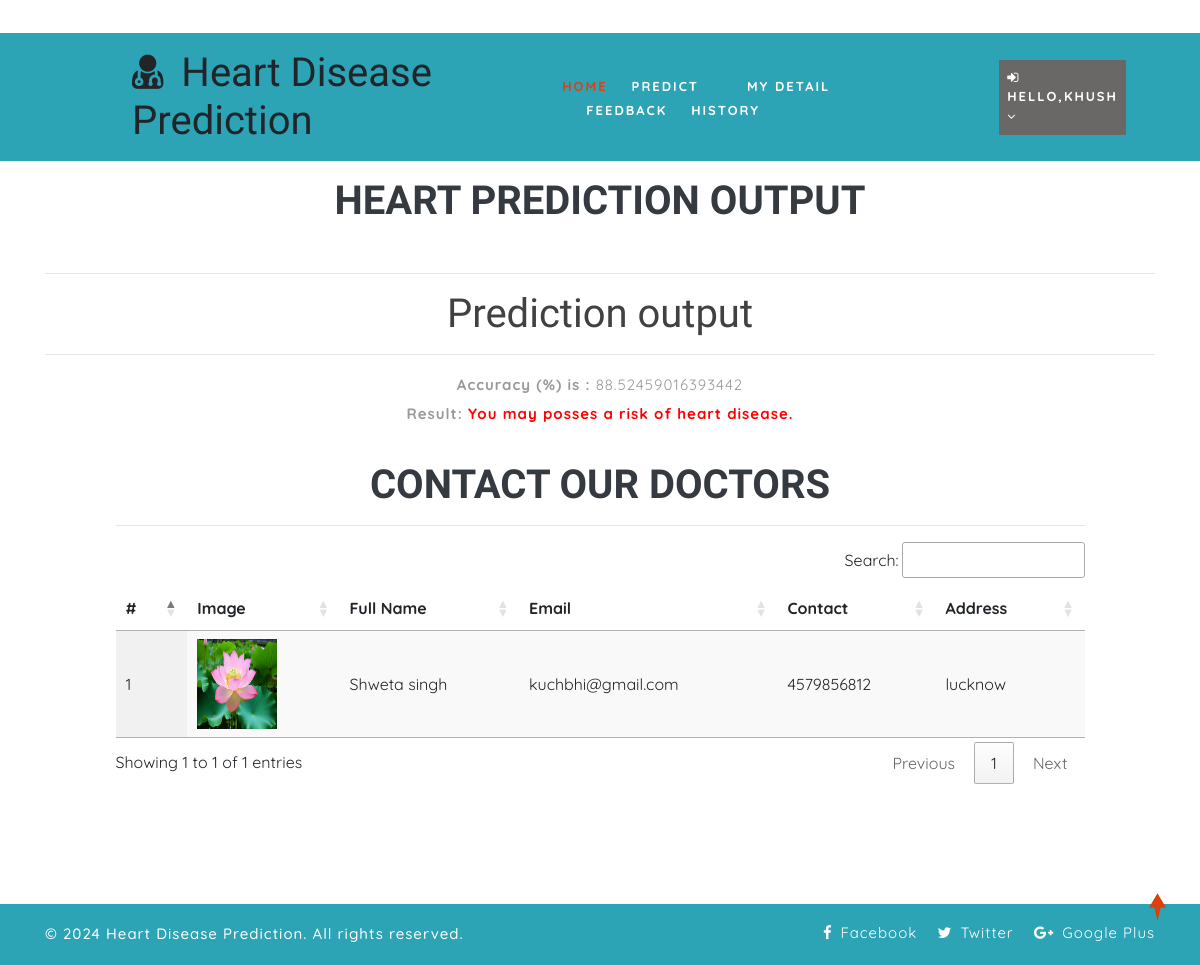
The app's page /predict_desease/88.52459016393442/88.52459016393442/ (signed in) with its own data.
### health/models.py (models this page shows, shortened)
class Doctor(models.Model):
    status = models.IntegerField(DOCTOR_STATUS, null=True)
    user = models.ForeignKey(User, on_delete=models.CASCADE, null=True)
    contact = models.CharField(max_length=100, null=True)
    address = models.CharField(max_length=100, null=True)
    category = models.CharField(max_length=100, null=True)
    doj = models.DateField(null=True)
    dob = models.DateField(null=True)
    image = models.FileField(null=True)

### health/views.py (the view)
# urls.py: path('predict_desease/<str:pred>/<str:accuracy>/', predict_desease, name="predict_desease"),
@login_required(login_url="login")
def predict_desease(request, pred, accuracy):
    doctor = Doctor.objects.filter(address__icontains=Patient.objects.get(user=request.user).address)
    d = {'pred': pred, 'accuracy':accuracy, 'doctor':doctor}
    return render(request, 'predict_disease.html', d)

### health/templates/predict_disease.html
{% extends 'index.html' %}
{% load static %}
{% block body %}
	<section class="logins py-5">
		<div class="container py-xl-5 py-lg-3">
			<div class="title-section mb-md-5 mb-4">
				<h6 class="w3ls-title-sub" style="color:red"></h6><br><br><center>
				<h3 class="w3ls-title text-uppercase text-dark font-weight-bold">Heart Prediction Output</h3></center>
			</div><hr/>
			<div class="login px-sm-12" style="width:100%">
                <h1 align='center' style='color:#414141'>Prediction output</h1><hr><center><p><b>Accuracy (%) is :</b> {{ accuracy }}  </p><p><b>Result:</b>
                {% if pred == "0" %}
                <span style='color:green'><strong>You are healthy.</strong></span>
                {% else %}
                <span style='color:red'><strong>You may posses a risk of heart disease.</strong></span>
                {% endif %}
            </p></center>
			</div>
            {% if pred != "0" %}
            <div class="container-fluid" style="width:90%;margin-top:3%">
                    <div class="container-fluid">
                        <h1 align="center" class="w3ls-title text-uppercase text-dark font-weight-bold">Contact our doctors</h1>
                         </div><hr>
                                <table id="example" class="display" style="width:100%">
                                  <thead>
                                    <tr>
                                      <th>#</th>
                                      <th>Image</th>
                                      <th>Full Name</th>
                                      <th>Email</th>
                                      <th>Contact</th>
                                      <th>Address</th>
                                  </tr>
                              </thead>
                              <tbody>
                              {% for i in doctor %}
                                <tr>
                                  <td>{{forloop.counter}}</td>
                                  <td><img src="{{i.image.url}}" style="width:80px;height:90px"></td>
                                  <td>{{i.user.first_name}} {{i.user.last_name}}</td>
                                  <td>{{i.user.email}}</td>
                                  <td>{{i.contact}}</td>
                                  <td>{{i.address}}</td>
                              </tr>
                              {% empty %}
                              <tr>
                                  <td colspan="5">No Record Found.</td>
                              </tr>
                              {% endfor %}
                          </tbody>
                      </table>
                  </div>
            {% endif %}
		</div>
	</section>
{% endblock %}

### health/templates/index.html (shortened to what this page needs)
<!DOCTYPE html>
{% load static %}
<html lang="zxx">
<head>
	<link rel="stylesheet" href="{% static 'css/bootstrap.css' %}">
	<link href="{% static 'css/css_slider.css' %}" type="text/css" rel="stylesheet" media="all">
	<link rel="stylesheet" href="{% static 'css/style.css' %}" type="text/css" media="all" />
	<link href="{% static 'css/font-awesome.min.css' %}" rel="stylesheet">
<link rel='stylesheet' type='text/css' href="https://cdn.datatables.net/1.10.21/css/jquery.dataTables.min.css">
<link rel='stylesheet' type='text/css' href="https://cdn.datatables.net/buttons/1.6.2/css/buttons.dataTables.min.css">
</head>
<body>
	<div id="home" style="margin-bottom:2%">
		<header>
			<div class="top-bar py-3">
				<div class="container">
					<div class="row">
						<div class="col-xl-7 col-lg-6 col-md-4 top-social-agile text-md-right text-center mt-md-0 mt-2">
							<div class="row">
								<div class="col-xl-3 col-lg-4 col-6 top-w3layouts p-md-0 text-right">
								</div>
								<div class="col-xl-3 col-lg-4 col-6 header-w3layouts text-md-right text-left">
								</div>
							</div>
						</div>
					</div>
				</div>
			</div>
		</header>
		<div class="main-top" style="background:rgb(44, 164, 182)">
			<div class="container-fluid">
				<div class="header d-md-flex justify-content-between align-items-center py-3">
					<div id="logo" style="margin-left:10%">
						<h1>
							<span class="fa fa-user-md mr-2"></span>
							<span class="logo-sp">Heart Disease Prediction</span>
						</h1>
					</div>
					{% if request.user.is_staff %}
					<div class="nav_w3ls" style="margin-right:5%">
						<nav>
							<label for="drop1" class="toggle">Menu</label>
							<input type="checkbox" id="drop1" />
							<ul class="menu" style="padding:15px;width:100%">
								<li class="mx-lg-4 mx-md-3 my-md-0 my-2"><a href="{% url 'admin_home' %}" >Home</a></li>
								<li>
									<label for="drop-2" class="toggle toogle-2"> <span class="fa fa-angle-down" aria-hidden="true"></span>
									</label>
									<a href="#"> Doctor <span class="fa fa-angle-down" aria-hidden="true"></span></a>
									<ul style="margin-top:2%;width:40%;margin-right:0%">
										<li style="width:100%;"><a href="/add_doctor" class="drop-text">Add Doctor</a></li>
										<li style="width:100%;"><a href="/view_doctor" class="drop-text">View Doctor</a></li>
									</ul>
								</li>
                                <li class="mx-lg-4 mx-md-3 my-md-0 my-2"><a href="/view_patient">Patient</a></li>
								<li class="mx-lg-4 mx-md-3 my-md-0 my-2">
									<a href="/view_search_pat">Searched Data</a></li>
								<li><a href="/view_feedback">Feedback</a></li>
							</ul>
						</nav>
					</div>
					<div class="nav_w3ls" style="margin-right:3%">
						<nav>
							<label for="drop2" class="toggle">Menu</label>
							<input type="checkbox" id="drop2" />
							<ul class="menu">
								<li class="mx-lg-4 mx-md-3 my-md-0 my-2" style="background:red;padding:8px">
									<label for="drop-2" class="toggle toogle-2"> <span class="fa fa-angle-down" aria-hidden="true"></span>
									</label>
									<a href="#"><i class="fa fa-user"></i> {{request.user.username}} <span class="fa fa-angle-down" aria-hidden="true"></span></a>
									<ul style="margin-top:10%;width:80%;margin-right:5%">
										<li style="width:100%;"><a href="{% url 'change_password' %}" class="drop-text">Password</a></li>
										<li style="width:100%;"><a href="{% url 'logout' %}" class="drop-text">Logout</a></li>
									</ul>
								</li>
							</ul>
						</nav>
					</div>
					{% elif request.user.patient_set.all.0 %}
					<div class="nav_w3ls" style="margin-left:1%;font-weight:bold">
						<nav>
							<ul class="menu" style="padding:15px;width:100%">
								<li><a href="{% url 'patient_home' %}" class="active">Home</a></li>
								<li class="mx-lg-4 mx-md-3 my-md-0 my-2"><a href="/add_heartdetail">Predict</a></li>
								<li class="mx-lg-4 mx-md-3 my-md-0 my-2"><a href="/profile_doctor">My Detail</a></li>
								<li class="mx-lg-4 mx-md-3 my-md-0 my-2"><a href="/sent_feedback">Feedback</a></li>
								<li><a href="/view_search_pat">History</a></li>
							</ul>
						</nav>
					</div>
					<div class="nav_w3ls" style="margin-right:3%">
						<nav>
							<ul class="menu">
								<li class="mx-lg-4 mx-md-3 my-md-0 my-2" style="background:#6a6767;padding:8px">
									<a href="#"><i class="fa fa-sign-in"></i> Hello,{{request.user.username}} <span class="fa fa-angle-down" aria-hidden="true"></span></a>
								</li>
							</ul>
						</nav>
					</div>
					{% endif %}
				</div>
			</div>
		</div>
		{% block body %}
		{% endblock %}
	</div>
	<div class="copy-w3pvt" style="background:rgb(44, 164, 182);color:white">
		<div class="container py-3">
			<div class="row">
				<div class="col-lg-7 w3ls_footer_grid1_left text-lg-left text-center">
					<p style="color:white">&copy; 2024 Heart Disease Prediction. All rights reserved. </a>
					</p>
				</div>
				<div class="col-lg-5 w3ls_footer_grid_left1_pos text-lg-right text-center mt-lg-0 mt-2">
					<ul style="color:white">
						<li>
							<a href="https://www.facebook.com/" target="_blank" style="color:white" class="facebook">
								<span class="fa fa-facebook-f mr-2"></span>Facebook</a>
						</li>
						<li class="mx-3">
							<a href="https://x.com/login" target="_blank" style="color:white" class="twitter">
								<span class="fa fa-twitter mr-2"></span>Twitter</a>
						</li>
						<li>
							<a href="https://www.google.com/" target="_blank" style="color:white" class="google">
								<span class="fa fa-google-plus mr-2"></span>Google Plus</a>
						</li>
					</ul>
				</div>
			</div>
		</div>
	</div>
	<a href="#home" style="color:white" class="move-top text-center"></a>
</body>
</html>

### health/static/css/style.css (style rules this page uses)
body { padding: 0; margin: 0; background: #FFF; font-family: 'Quicksand', sans-serif; }
body a, body button { transition: 0.5s all; -webkit-transition: 0.5s all; -moz-transition: 0.5s all; -o-transition: 0.5s all; -ms-transition: 0.5s all; text-decoration: none; }
html { scroll-behavior: smooth; }
h1, h2, h3, h4, h5, h6 { margin: 0; padding: 0; font-family: 'Mukta', sans-serif; }
p { margin: 0; padding: 0; font-size: 15px; letter-spacing: 1px; line-height: 1.9; color: #999; font-family: 'Quicksand', sans-serif; }
ul, ol { margin: 0; padding: 0; }
a.move-top { width: 34px; height: 34px; background: url(../images/move-top.png) no-repeat; display: inline-block; position: fixed; bottom: 4%; right: 2%; z-index: 0; }
#home { position: relative; }
.main-top { position: absolute; z-index: 999; width: 100%; background: rgba(0, 0, 0, 0.4); }
nav { margin: 0; padding: 0; }
span.logo-sp { font-weight: 100; }
nav:after { content: ""; display: table; clear: both; }
nav ul { float: right; padding: 0; margin: 0; list-style: none; position: relative; }
nav ul li { margin: 0px; display: inline-block; float: left; }
nav a { padding: 0; color: #fff; font-size: 13px; letter-spacing: 2px; font-weight: 700; text-transform: uppercase; display: inline-block; transition: 0.5s all; -webkit-transition: 0.5s all; -moz-transition: 0.5s all; -o-transition: 0.5s all; -ms-transition: 0.5s all; }
.menu li a.active, .menu li a:hover { color: #2196f3; transition: 0.5s all; -webkit-transition: 0.5s all; -moz-transition: 0.5s all; -o-transition: 0.5s all; -ms-transition: 0.5s all; color: #d84315; }
li>a:only-child:after { content: ''; }
h3.w3ls-title { font-size: 40px; }
.w3ls_footer_grid_left1_pos ul li, ul.list-part li { display: inline-block; }
.w3ls_footer_grid_left1_pos ul li a { color: #000; text-decoration: none; letter-spacing: 1px; font-size: 15px; }
.w3ls_footer_grid1_left p { color: #484848; font-weight: 500; }

### records on screen
Doctor: image (picture), user.first_name "Shweta", user.last_name "singh", user.email "kuchbhi@gmail.com", contact "4579856812", address "lucknow"

### other values on screen
{{ request.user.username }} "KHUSH"
{{ accuracy }} "88.52459016393442"
